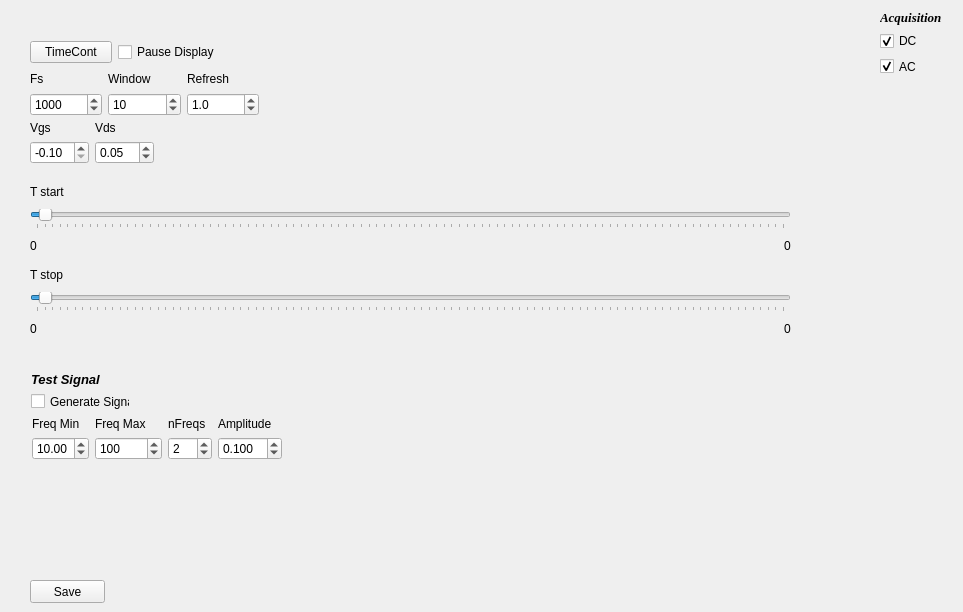
      <widget class="QWidget" name="tab_3">
       <attribute name="title">
        <string>TimePlot</string>
       </attribute>
       <widget class="QWidget" name="layoutWidget_5">
        <property name="geometry">
         <rect>
          <x>30</x>
          <y>180</y>
          <width>761</width>
          <height>160</height>
         </rect>
        </property>
        <layout class="QVBoxLayout" name="verticalLayout_43">
         <item>
          <layout class="QVBoxLayout" name="verticalLayout_40">
           <item>
            <widget class="QLabel" name="label_11">
             <property name="text">
              <string>T start</string>
             </property>
            </widget>
           </item>
           <item>
            <widget class="QSlider" name="SLTstart">
             <property name="value">
              <number>1</number>
             </property>
             <property name="tracking">
              <bool>false</bool>
             </property>
             <property name="orientation">
              <enum>Qt::Horizontal</enum>
             </property>
             <property name="tickPosition">
              <enum>QSlider::TicksBelow</enum>
             </property>
            </widget>
           </item>
           <item>
            <layout class="QHBoxLayout" name="horizontalLayout_9">
             <item>
              <widget class="QLabel" name="LblTstartMin">
               <property name="text">
                <string>0</string>
               </property>
              </widget>
             </item>
             <item>
              <spacer name="horizontalSpacer_4">
               <property name="orientation">
                <enum>Qt::Horizontal</enum>
               </property>
               <property name="sizeHint" stdset="0">
                <size>
                 <width>40</width>
                 <height>20</height>
                </size>
               </property>
              </spacer>
             </item>
             <item>
              <widget class="QLabel" name="LblTstartMax">
               <property name="text">
                <string>0</string>
               </property>
              </widget>
             </item>
            </layout>
           </item>
          </layout>
         </item>
         <item>
          <layout class="QVBoxLayout" name="verticalLayout_41">
           <item>
            <widget class="QLabel" name="label_12">
             <property name="text">
              <string>T stop</string>
             </property>
            </widget>
           </item>
           <item>
            <widget class="QSlider" name="SLTstop">
             <property name="value">
              <number>1</number>
             </property>
             <property name="tracking">
              <bool>false</bool>
             </property>
             <property name="orientation">
              <enum>Qt::Horizontal</enum>
             </property>
             <property name="tickPosition">
              <enum>QSlider::TicksBelow</enum>
             </property>
            </widget>
           </item>
           <item>
            <layout class="QHBoxLayout" name="horizontalLayout_10">
             <item>
              <widget class="QLabel" name="LblTstopMin">
               <property name="text">
                <string>0</string>
               </property>
              </widget>
             </item>
             <item>
              <spacer name="horizontalSpacer_3">
               <property name="orientation">
                <enum>Qt::Horizontal</enum>
               </property>
               <property name="sizeHint" stdset="0">
                <size>
                 <width>40</width>
                 <height>20</height>
                </size>
               </property>
              </spacer>
             </item>
             <item>
              <widget class="QLabel" name="LblStopMax">
               <property name="text">
                <string>0</string>
               </property>
              </widget>
             </item>
            </layout>
           </item>
          </layout>
         </item>
        </layout>
       </widget>
       <widget class="QWidget" name="layoutWidget_21">
        <property name="geometry">
         <rect>
          <x>30</x>
          <y>70</y>
          <width>229</width>
          <height>46</height>
         </rect>
        </property>
        <layout class="QHBoxLayout" name="horizontalLayout_27">
         <item>
          <layout class="QVBoxLayout" name="verticalLayout_78">
           <item>
            <widget class="QLabel" name="label_76">
             <property name="text">
              <string>Fs</string>
             </property>
            </widget>
           </item>
           <item>
            <widget class="QDoubleSpinBox" name="SpnFsTime">
             <property name="decimals">
              <number>0</number>
             </property>
             <property name="maximum">
              <double>200000.000000000000000</double>
             </property>
             <property name="singleStep">
              <double>100.000000000000000</double>
             </property>
             <property name="value">
              <double>1000.000000000000000</double>
             </property>
            </widget>
           </item>
          </layout>
         </item>
         <item>
          <layout class="QVBoxLayout" name="verticalLayout_79">
           <item>
            <widget class="QLabel" name="label_78">
             <property name="text">
              <string>Window</string>
             </property>
            </widget>
           </item>
           <item>
            <widget class="QSpinBox" name="SpnWindow">
             <property name="minimum">
              <number>1</number>
             </property>
             <property name="maximum">
              <number>100000</number>
             </property>
             <property name="value">
              <number>10</number>
             </property>
            </widget>
           </item>
          </layout>
         </item>
         <item>
          <layout class="QVBoxLayout" name="verticalLayout_80">
           <item>
            <widget class="QLabel" name="label_79">
             <property name="text">
              <string>Refresh</string>
             </property>
            </widget>
           </item>
           <item>
            <widget class="QDoubleSpinBox" name="SpnRefresh">
             <property name="decimals">
              <number>1</number>
             </property>
             <property name="minimum">
              <double>0.100000000000000</double>
             </property>
             <property name="maximum">
              <double>100.000000000000000</double>
             </property>
             <property name="value">
              <double>1.000000000000000</double>
             </property>
            </widget>
           </item>
          </layout>
         </item>
        </layout>
       </widget>
       <widget class="QWidget" name="layoutWidget_22">
        <property name="geometry">
         <rect>
          <x>30</x>
          <y>40</y>
          <width>190</width>
          <height>25</height>
         </rect>
        </property>
        <layout class="QHBoxLayout" name="horizontalLayout_28">
         <item>
          <widget class="QPushButton" name="ButCont">
           <property name="text">
            <string>TimeCont</string>
           </property>
          </widget>
         </item>
         <item>
          <widget class="QCheckBox" name="ChckPauseCont">
           <property name="text">
            <string>Pause Display</string>
           </property>
          </widget>
         </item>
        </layout>
       </widget>
       <widget class="QWidget" name="layoutWidget_23">
        <property name="geometry">
         <rect>
          <x>30</x>
          <y>120</y>
          <width>124</width>
          <height>44</height>
         </rect>
        </property>
        <layout class="QGridLayout" name="gridLayout_21">
         <item row="0" column="0">
          <widget class="QLabel" name="label_80">
           <property name="text">
            <string>Vgs</string>
           </property>
          </widget>
         </item>
         <item row="1" column="0">
          <widget class="QDoubleSpinBox" name="SpnSVgsTP">
           <property name="correctionMode">
            <enum>QAbstractSpinBox::CorrectToPreviousValue</enum>
           </property>
           <property name="minimum">
            <double>-0.100000000000000</double>
           </property>
           <property name="maximum">
            <double>3.000000000000000</double>
           </property>
           <property name="singleStep">
            <double>0.100000000000000</double>
           </property>
           <property name="value">
            <double>-0.100000000000000</double>
           </property>
          </widget>
         </item>
         <item row="0" column="1">
          <widget class="QLabel" name="label_81">
           <property name="text">
            <string>Vds</string>
           </property>
          </widget>
         </item>
         <item row="1" column="1">
          <widget class="QDoubleSpinBox" name="SpnSVdsTP">
           <property name="maximum">
            <double>0.300000000000000</double>
           </property>
           <property name="singleStep">
            <double>0.010000000000000</double>
           </property>
           <property name="value">
            <double>0.050000000000000</double>
           </property>
          </widget>
         </item>
        </layout>
       </widget>
       <widget class="QWidget" name="layoutWidget">
        <property name="geometry">
         <rect>
          <x>880</x>
          <y>10</y>
          <width>74</width>
          <height>66</height>
         </rect>
        </property>
        <layout class="QGridLayout" name="gridLayout_10">
         <item row="0" column="0">
          <widget class="QLabel" name="label_34">
           <property name="font">
            <font>
             <family>Times New Roman</family>
             <pointsize>10</pointsize>
             <weight>75</weight>
             <italic>true</italic>
             <bold>true</bold>
            </font>
           </property>
           <property name="text">
            <string>Acquisition</string>
           </property>
          </widget>
         </item>
         <item row="1" column="0">
          <layout class="QGridLayout" name="gridLayout_9">
           <item row="0" column="0">
            <widget class="QCheckBox" name="chckTpDC">
             <property name="text">
              <string>DC</string>
             </property>
             <property name="checkable">
              <bool>true</bool>
             </property>
             <property name="checked">
              <bool>true</bool>
             </property>
            </widget>
           </item>
           <item row="1" column="0">
            <widget class="QCheckBox" name="chckTpAC">
             <property name="text">
              <string>AC</string>
             </property>
             <property name="checkable">
              <bool>true</bool>
             </property>
             <property name="checked">
              <bool>true</bool>
             </property>
            </widget>
           </item>
          </layout>
         </item>
        </layout>
       </widget>
       <widget class="QPushButton" name="ButSaveCont">
        <property name="geometry">
         <rect>
          <x>30</x>
          <y>580</y>
          <width>75</width>
          <height>23</height>
         </rect>
        </property>
        <property name="text">
         <string>Save</string>
        </property>
       </widget>
       <widget class="QLabel" name="label_41">
        <property name="geometry">
         <rect>
          <x>31</x>
          <y>371</y>
          <width>72</width>
          <height>16</height>
         </rect>
        </property>
        <property name="font">
         <font>
          <pointsize>10</pointsize>
          <weight>75</weight>
          <italic>true</italic>
          <bold>true</bold>
         </font>
        </property>
        <property name="text">
         <string>Test Signal</string>
        </property>
       </widget>
       <widget class="QCheckBox" name="chckTestSig">
        <property name="geometry">
         <rect>
          <x>31</x>
          <y>393</y>
          <width>99</width>
          <height>17</height>
         </rect>
        </property>
        <property name="text">
         <string>Generate Signal</string>
        </property>
        <property name="checked">
         <bool>false</bool>
        </property>
       </widget>
       <widget class="QWidget" name="layoutWidget">
        <property name="geometry">
         <rect>
          <x>32</x>
          <y>417</y>
          <width>250</width>
          <height>43</height>
         </rect>
        </property>
        <layout class="QGridLayout" name="gridLayout_14">
         <item row="0" column="0">
          <layout class="QVBoxLayout" name="verticalLayout_22">
           <item>
            <widget class="QLabel" name="label_35">
             <property name="text">
              <string>Freq Min</string>
             </property>
            </widget>
           </item>
           <item>
            <widget class="QDoubleSpinBox" name="SpnTestFreqMin">
             <property name="singleStep">
              <double>0.010000000000000</double>
             </property>
             <property name="value">
              <double>10.000000000000000</double>
             </property>
            </widget>
           </item>
          </layout>
         </item>
         <item row="0" column="1">
          <layout class="QVBoxLayout" name="verticalLayout_23">
           <item>
            <widget class="QLabel" name="label_36">
             <property name="text">
              <string>Freq Max</string>
             </property>
            </widget>
           </item>
           <item>
            <widget class="QSpinBox" name="SpnTestFreqMax">
             <property name="maximum">
              <number>10000000</number>
             </property>
             <property name="value">
              <number>100</number>
             </property>
            </widget>
           </item>
          </layout>
         </item>
         <item row="0" column="2">
          <layout class="QVBoxLayout" name="verticalLayout_29">
           <item>
            <widget class="QLabel" name="label_39">
             <property name="text">
              <string>nFreqs</string>
             </property>
            </widget>
           </item>
           <item>
            <widget class="QSpinBox" name="SpnTestNFreqs">
             <property name="value">
              <number>2</number>
             </property>
            </widget>
           </item>
          </layout>
         </item>
         <item row="0" column="3">
          <layout class="QVBoxLayout" name="verticalLayout_30">
           <item>
            <widget class="QLabel" name="label_40">
             <property name="text">
              <string>Amplitude</string>
             </property>
            </widget>
           </item>
           <item>
            <widget class="QDoubleSpinBox" name="SpnTestAmp">
             <property name="decimals">
              <number>3</number>
             </property>
             <property name="maximum">
              <double>75.000000000000000</double>
             </property>
             <property name="value">
              <double>0.100000000000000</double>
             </property>
            </widget>
           </item>
          </layout>
         </item>
        </layout>
       </widget>
      </widget>
